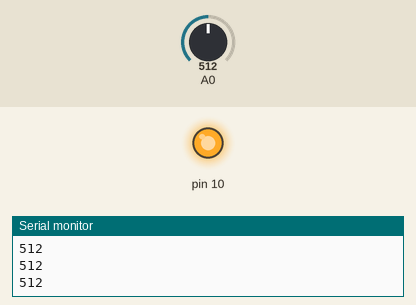
The sketch below on a simulated Arduino Uno, built with avr-gcc and run on an emulated ATmega328P. On the bench: output pins drawn as LEDs (lit = HIGH), the last lines printed to the serial monitor. The test bench sets the inputs (shaded band); at power-on: A0 = 512.

Above: at 1.2 s.
1.3 s: A0 set to 122
At 2.1 s:
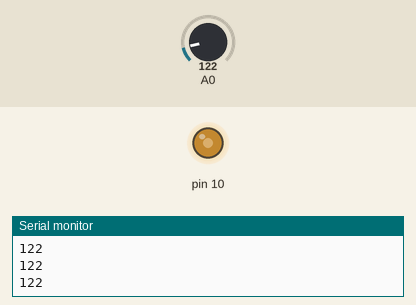
2.8 s: A0 set to 0
At 3.2 s:
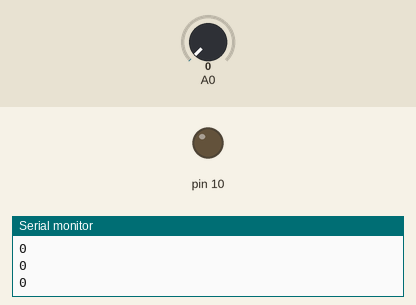
4.3 s: A0 set to 306
At 5.6 s:
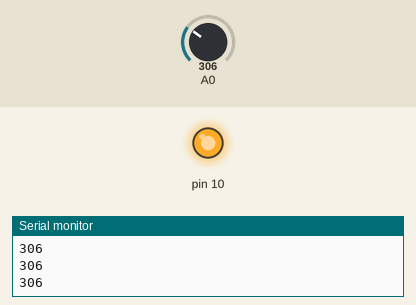
Timing chart, 0 to 7.3 s (numbered marks = the images above; inputs shaded):
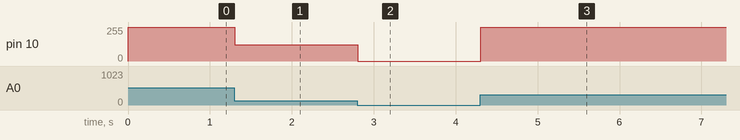

The sketch:

fsdfsdfs.ino
```cpp
void setup() {
  Serial.begin(9600);
}

void loop() {
  int a = analogRead(A0);
  Serial.println(a);
  analogWrite(10,a);
}
```

Measured:
- after the input at 1.3 s, pin 10: 255/255 → 122/255 at once
- after the input at 2.8 s, pin 10: 122/255 → 0/255 at once
- after the input at 4.3 s, pin 10: 0/255 → 255/255 at once
